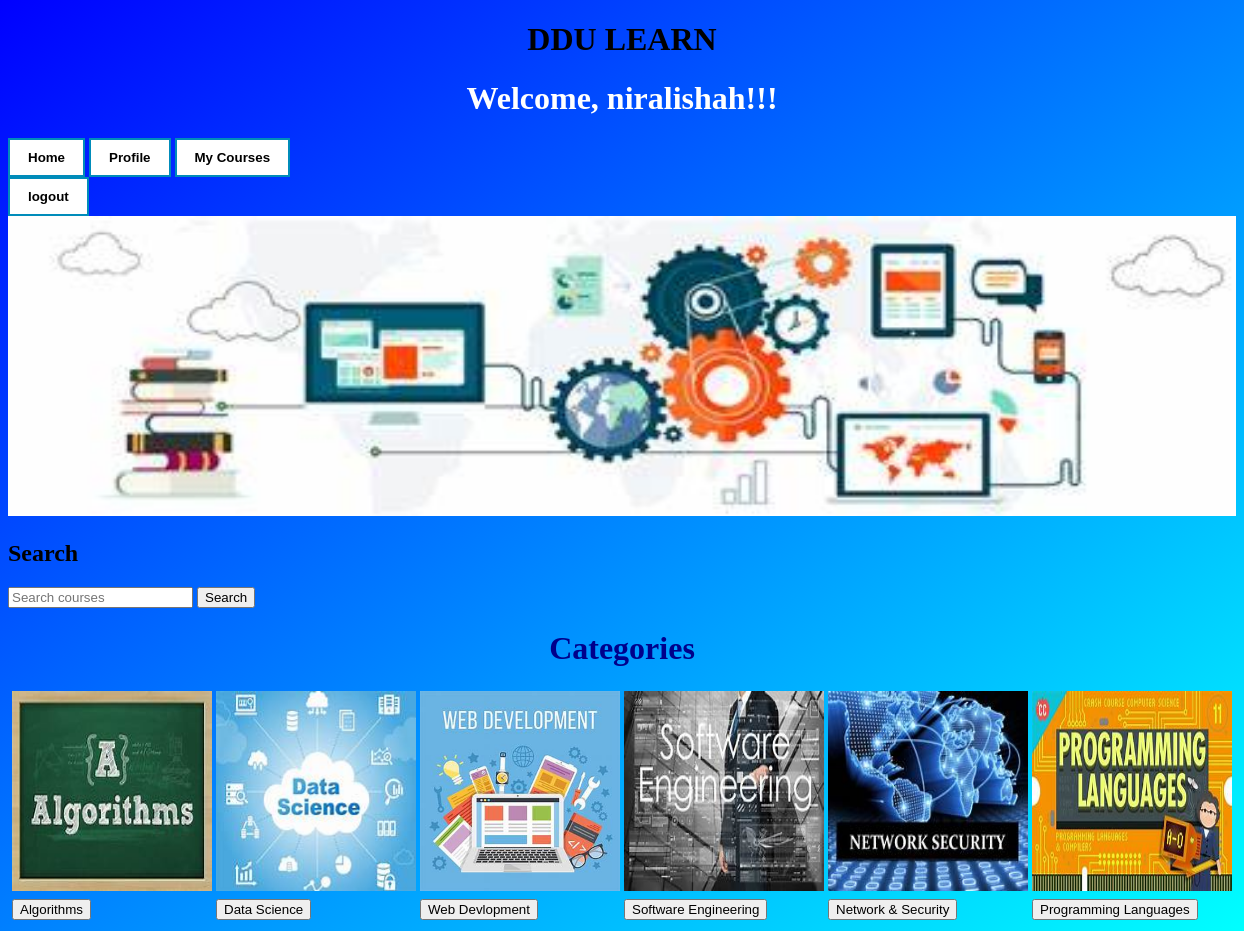
Screenshot of /userhome/gotouserhome/ (signed in) with the database file from the repository.
### registration/models.py (models this page shows, shortened)
class categories(models.Model):
    categoryname=models.CharField(max_length=50,primary_key=True)
    course_count=models.IntegerField()
    img_file=models.ImageField(upload_to='images/cat/',null=True,verbose_name="")

### userhome/views.py (the view)
def gotouserhome(request):
    if(request.session.get('user')):
        name=request.session['user']
        cat=categories.objects.all()
        return render(request,'userhomepg.html',{'user':name,'cats':cat})
    else:
        return render(request,'login.html',{'msg':'First login here..'})

### userhome/templates/userhomepg.html (shortened to what this page needs)
{% extends 'base.html' %}
    {% block content %}
    <body style="background-image: linear-gradient(to bottom right,blue,cyan);">
        {% load static %}
        <link rel="stylesheet" type="text/css" href="{% static 'home/css/style2.css' %}" />
        <h1 style="color: white; text-align: center;">Welcome, {{user}}!!!</h1>
        <button class="button2" onclick="location.href='/userhome/gotouserhome/'">Home</button>
        <button class="button2" onclick="location.href='/userhome/viewprofile/'">Profile</button>
        <button class="button2" onclick="location.href='/userhome/mycourses/'">My Courses</button>
        <form action="/logintosite/logout/" method="POST">{% csrf_token %}
        <input class="button2" type="submit" value="logout"/>
        </form>
        <img src="{% static 'home/images/eLearning4.jpg' %}" style="width: 100%; height: 300px;">
        <form action="/userhome/searchcourses/" method="GET" value="{{request.GET.q}}">
            <h2>Search</h2> <input type="text" name="q" value="{{request.GET.q}}" placeholder="Search courses"/>
            <input type="submit" name="submit" value="Search"/>
            </form>
        <center>
            <h1 style="color: darkblue;"> Categories</h1>
            <table>
            {% if cats %}
                <tr>
                {% for cat in cats %}
                    <td>
                        <img src="{{cat.img_file.url}}" alt="{{cat.img_file.url}}" style="width: 200px;height: 200px;">
                    </td>
                {% endfor %}
                </tr>
                <tr>
                {% for cat in cats %}
                <td>
                    <form action="/userhome/categorizedcourses/" method="POST">{% csrf_token %}
                    <input type="submit" value="{{cat.categoryname}}">
                    </form>
                </td>
                {% endfor %}
                </tr>
            {% endif %}
        </center>
    </body>
    {% endblock %}

### home/static/home/css/style2.css (style rules this page uses)
.button2 { background-color: #ffffff; color:black; padding:10px 18px; font-weight: bold; display:inline-block; text-align: right; border:2px solid #008CBA; width: fit-content; }

### rows the page displays
categories: img_file (picture), categoryname "Algorithms"
categories: img_file (picture), categoryname "Data Science"
categories: img_file (picture), categoryname "Web Devlopment"
categories: img_file (picture), categoryname "Software Engineering"
categories: img_file (picture), categoryname "Network & Security"
categories: img_file (picture), categoryname "Programming Languages"

### other values shown
{{ user }} "niralishah"
